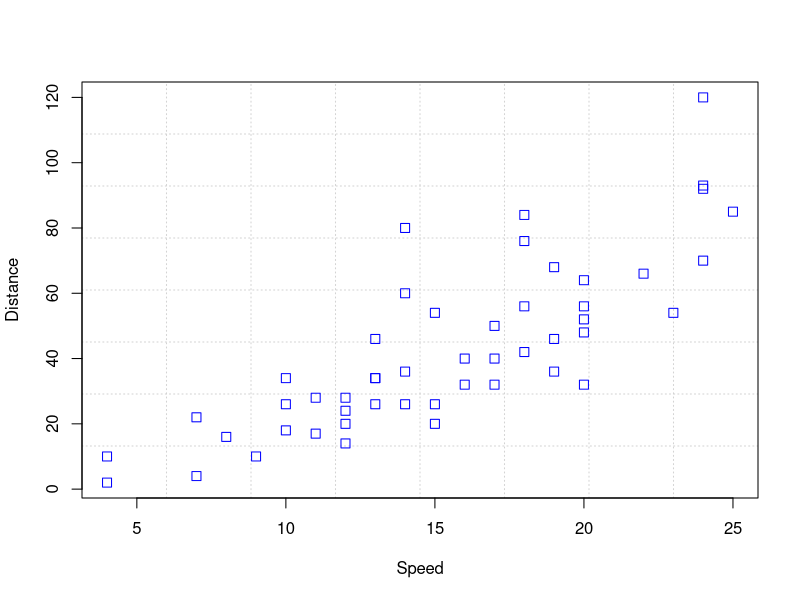
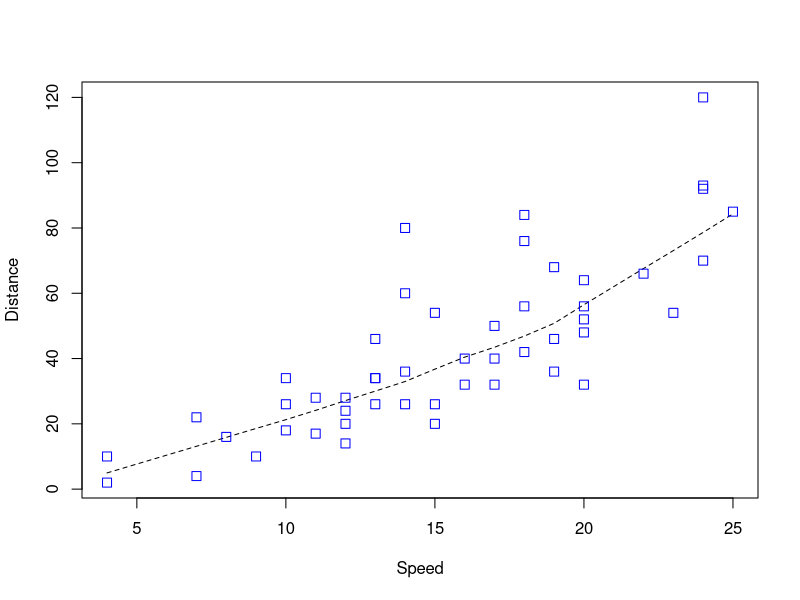
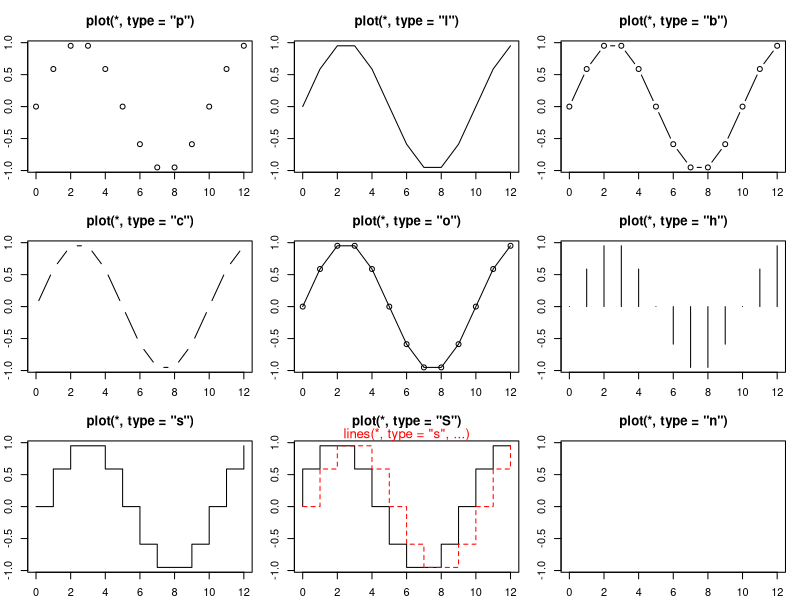
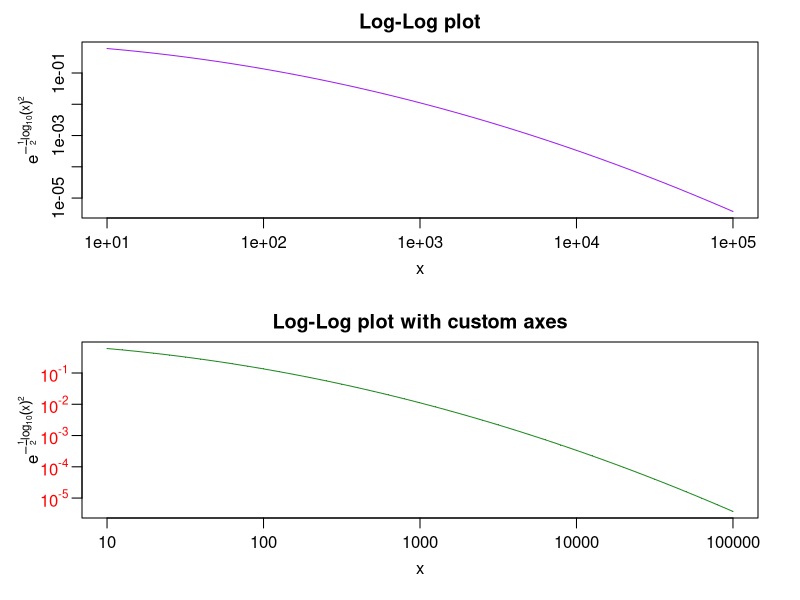

Recreate these plots in R, in order. (Note: this script raises an error after producing the figures.)
#' ---
#' title: "Mod\u00e9lisation statistique par la pratique avec R"
#' subtitle: "Chapitre 1 : G\u00e9n\u00e9ralit\u00e9s sur le langage R"
#' author: "Fr\u00e9d\u00e9ric Bertrand, Emmanuelle Claeys, Myriam Maumy-Bertrand"
#' date: "`r format(Sys.time(), '%d %B, %Y')`"
#' ---

#Chapitre 1
#page 9

#q()

#page 10
help(read.table)

#help(package="package")
# par exemple
help(package="MASS")

example(plot)

# page 11
help("read.table",help_type="html")
help("read.table",help_type="text")
help.start()

#page 12
n<-28
N<-20

m=1973
m

N+n

# page 13
rm(m)

rm(n,N)

2 + 8

# page 14

120:155
sqrt(4)

# page 15
# source(file="C://chemin//vers//nomdefichier// + fichier.R",echo=T)
# source(file=".../repertoire/fichier.R",echo=T)
# source("fichier.R",echo=T)

# page 19, exercice 1.4 
f <- function(x){ 
  return (3*x^2) 
  }

# page 20, exercice 1.5 
a <- 3
if (a > 5) {
  print("a est plus grand que 5") 
} else { 
  print ("a est plus petit que 5") 
}


# page 20, solution exercice 1.2
# q1
maVariable <- 10
maVariable
# q2
str(maVariable)
# q3
maVariable * 2
# q4
maVariable * maVariable
# q5
maVariable <- maVariable + 1
maVariable
# page 21, solution exercice 1.2
# q6
maVariable2 <- NULL 
maVariable2
# q7
str(maVariable2)
# q8
maVariable3 <- "Hello World"
maVariable3
# q9
str(maVariable3)

# page 21, solution exercice 1.3
# q1
1:10
# q2
a <- 1:10
a
# q3, avec RStudio ou avec la fonction str
str(a)
# page 22, q4
a+a
# q5. Oui car a est un vecteur contenant des nombres.
10*a
# q6
a>5
# q7
a[a>5]
# q8
b <- 5:8
# q9
b[1]
b[4]
b[5]
# Ou d'un seul coup
b[c(1,4,5)]
# Comme il n'y a pas de cinquieme element dans b, R affiche NA pour Not Available, ce qui est logique puisqu'il n'y a rien comme valeur.
# q10
b[7]<-9
b
# Comme b n'a que quatre elements, R affecte la valeur NA aux cinquiemes et sixiemes elements de b puis la valeur 9 au septieme element de b.
# page 23, q11
seq(5,30,by=5)

# page 23, solution exercice 1.4
# q1
f <- function(x){return ((5*x^5)/4)}
f
str(f)
# q2
f(3)
# q3
# Avec la fonction curve
curve(f,from=-10,to=10)
# Avec la fonction plot qui fait appel \u00e0 la fonction curve lorsqu'elle est appliquee \u00e0 un objet de classe fonction
plot(f,xlim=(c(-10,10)))

# q4
g <- function(x,a) { return (a*x^2) }
g

# page 23, solution exercice 1.5
for (i in 1:5) {print("Hello world")}

